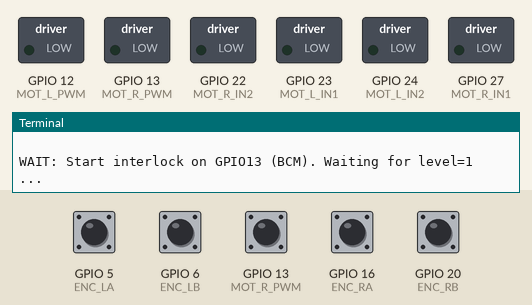
Recording of a program running on a simulated Raspberry Pi (BCM pin numbers). On the bench: switched loads named in the program (green lamp = pin HIGH), the last lines printed to the terminal. The inputs (shaded band) are chosen by the test bench; at power-on: GPIO 5 (ENC_LA), GPIO 6 (ENC_LB), GPIO 16 (ENC_RA), GPIO 20 (ENC_RB) HIGH, GPIO 13 (MOT_R_PWM) LOW. The clock reads 2024-03-15 10:24:30 at power-on unless the program sets it. At 6.5 s the program stops and its outputs stay as they are.

Above: at 5.0 s.
5.1 s: GPIO 13 (MOT_R_PWM) pulled HIGH for 0.15 s
At 5.2 s:
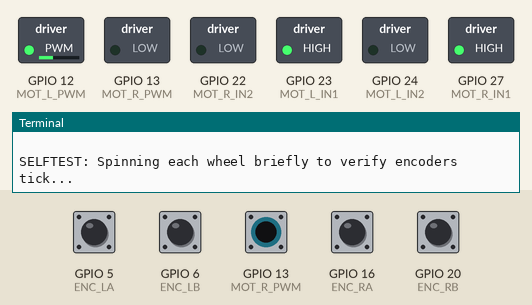
At 7.6 s:
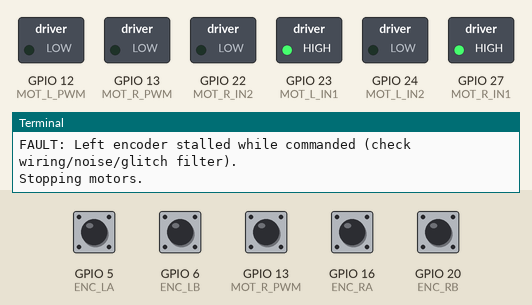
Timing chart, 0 to 8.0 s (numbered marks = the images above; inputs shaded):
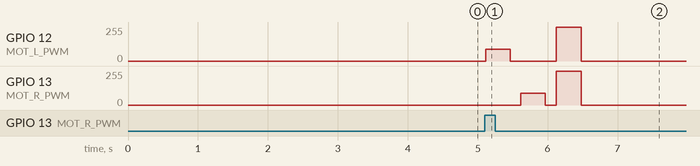

Measured:
- after the input at 5.1 s, GPIO 12 (MOT_L_PWM): 0/255 → 89/255 at once, → 0/255 0.35 s later, → 255/255 0.66 s later, → 0/255 0.36 s later; GPIO 13 (MOT_R_PWM): 0/255 → 89/255 after 0.52 s, → 0/255 0.35 s later, → 255/255 0.15 s later, → 0/255 0.36 s later; GPIO 23 (MOT_L_IN1), GPIO 27 (MOT_R_IN1): LOW → HIGH at once

The program:

diffdrive_blocks.py
```python
#!/usr/bin/env python3
"""
diffdrive_blocks.py
Encoder-only (gyro-independent) differential drive that can:
  - drive fixed blocks: 25cm / 50cm
  - turn in-place: +/- 90 degrees
Includes:
  - robust quadrature decoder (state-table) with invalid-transition rejection
  - per-channel microsecond edge filter (debounce)
  - per-wheel stall watchdog
  - start interlock on GPIO13 (BCM) like your earlier scripts
  - self-test that spins wheels briefly and verifies encoder ticks

IMPORTANT:
You asked "use values from previous files". I cannot see your previous file contents here.
So the CONFIG section below is arranged to be a direct copy/paste from your prior scripts:
  - GPIO pins for motors and encoders
  - wheel geometry and encoder constants
Just replace the CONFIG constants with the same numbers you used in testdrive12-16.

Run:
  python3 diffdrive_blocks.py

Keys:
  - Press Ctrl+C to stop.
"""

import time
import sys
import math
from dataclasses import dataclass

# =========================
# CONFIG (COPY FROM YOUR PREVIOUS FILES)
# =========================

# Start interlock (same as your logs)
INTERLOCK_GPIO = 13  # BCM

# ---- Encoder GPIOs (BCM) ----
# Set these to the SAME pins you used previously.
ENC_LA = 5    # TODO: replace with your left encoder A pin
ENC_LB = 6    # TODO: replace with your left encoder B pin
ENC_RA = 16   # TODO: replace with your right encoder A pin
ENC_RB = 20   # TODO: replace with your right encoder B pin

# ---- Motor driver GPIOs (BCM) ----
# Generic H-bridge: PWM + two direction pins per side.
# Set these to your real pins from earlier scripts.
MOT_L_PWM = 12   # TODO
MOT_L_IN1 = 23   # TODO
MOT_L_IN2 = 24   # TODO

MOT_R_PWM = 13   # TODO (NOTE: don't collide with INTERLOCK_GPIO; change one if needed)
MOT_R_IN1 = 27   # TODO
MOT_R_IN2 = 22   # TODO

PWM_HZ = 20000

# ---- Robot geometry ----
WHEEL_DIAMETER_CM = 6.5   # TODO: copy from your prior files
TRACK_WIDTH_CM    = 13.0  # TODO: wheel center-to-center

# ---- Encoder resolution ----
# ticks_per_rev should be the number of quadrature counts per wheel revolution
# in YOUR software units. If you count every valid transition (x4), use CPR*4.
TICKS_PER_REV = 360  # TODO

# ---- Safety / filtering ----
EDGE_MIN_US = 80     # per-channel minimum edge spacing; start 50-150us
STALL_TIMEOUT_S = 0.35  # if commanded and no ticks for this long -> fault
INVALID_LIMIT = 200     # if too many invalid transitions in a short run -> fault

# ---- Control tuning (simple PI on wheel speed) ----
KP = 0.35
KI = 1.20
I_CLAMP = 0.8

# speed targets in cm/s for "blocks"
DEFAULT_FWD_CM_S = 8.0

# Turn speed target (wheel linear speed in cm/s during in-place turn)
DEFAULT_TURN_WHEEL_CM_S = 6.0

# =========================
# END CONFIG
# =========================


# Try pigpio first (best for callbacks + microsecond timing)
_USE_PIGPIO = False
try:
    import pigpio  # type: ignore
    _USE_PIGPIO = True
except Exception:
    _USE_PIGPIO = False

if not _USE_PIGPIO:
    import RPi.GPIO as GPIO  # type: ignore


def clamp(x, lo, hi):
    return lo if x < lo else hi if x > hi else x


@dataclass
class EncoderStats:
    ticks: int = 0
    invalid: int = 0
    last_us: int = 0
    last_state: int = 0  # 2-bit AB state
    last_tick_time: float = 0.0


class QuadDecoder:
    """
    Robust quadrature decoder using a 4x4 transition table.
    Valid transitions change by 1 bit. Invalid transitions (00->11 etc.) are ignored and counted.
    """
    # state = (A<<1)|B
    # delta table indexed by (old_state<<2)|new_state
    _DELTA = [
        0,  +1,  -1,  0,
        -1,  0,   0, +1,
        +1,  0,   0, -1,
        0,  -1,  +1,  0
    ]

    def __init__(self, name: str, min_us: int):
        self.name = name
        self.min_us = min_us
        self.s = EncoderStats()

    def update(self, a: int, b: int, now_us: int):
        # Edge spacing debounce
        if self.s.last_us and (now_us - self.s.last_us) < self.min_us:
            return  # ignore too-fast edge
        self.s.last_us = now_us

        new_state = ((a & 1) << 1) | (b & 1)
        idx = (self.s.last_state << 2) | new_state
        d = self._DELTA[idx]
        if d == 0 and new_state != self.s.last_state:
            # invalid transition
            self.s.invalid += 1
        else:
            self.s.ticks += d
            self.s.last_tick_time = time.time()

        self.s.last_state = new_state


class MotorDriver:
    """
    Generic dual H-bridge with PWM and IN1/IN2 per side.
    command in [-1, 1]
    """
    def __init__(self):
        if _USE_PIGPIO:
            self.pi = pigpio.pi()
            if not self.pi.connected:
                raise RuntimeError("pigpio daemon not running. Start with: sudo pigpiod")
            for pin in [MOT_L_IN1, MOT_L_IN2, MOT_R_IN1, MOT_R_IN2, MOT_L_PWM, MOT_R_PWM]:
                self.pi.set_mode(pin, pigpio.OUTPUT)
            self.pi.set_PWM_frequency(MOT_L_PWM, PWM_HZ)
            self.pi.set_PWM_frequency(MOT_R_PWM, PWM_HZ)
            self._set_pwm(MOT_L_PWM, 0)
            self._set_pwm(MOT_R_PWM, 0)
        else:
            GPIO.setmode(GPIO.BCM)
            for pin in [MOT_L_IN1, MOT_L_IN2, MOT_R_IN1, MOT_R_IN2, MOT_L_PWM, MOT_R_PWM]:
                GPIO.setup(pin, GPIO.OUT)
            self.pwmL = GPIO.PWM(MOT_L_PWM, PWM_HZ)
            self.pwmR = GPIO.PWM(MOT_R_PWM, PWM_HZ)
            self.pwmL.start(0)
            self.pwmR.start(0)

    def _set_dir(self, in1, in2, fwd: bool):
        if _USE_PIGPIO:
            self.pi.write(in1, 1 if fwd else 0)
            self.pi.write(in2, 0 if fwd else 1)
        else:
            GPIO.output(in1, GPIO.HIGH if fwd else GPIO.LOW)
            GPIO.output(in2, GPIO.LOW if fwd else GPIO.HIGH)

    def _set_pwm(self, pin, duty_0_255: int):
        self.pi.set_PWM_dutycycle(pin, duty_0_255)

    def set(self, uL: float, uR: float):
        uL = clamp(uL, -1.0, 1.0)
        uR = clamp(uR, -1.0, 1.0)

        self._set_dir(MOT_L_IN1, MOT_L_IN2, fwd=(uL >= 0))
        self._set_dir(MOT_R_IN1, MOT_R_IN2, fwd=(uR >= 0))

        dL = int(abs(uL) * 255)
        dR = int(abs(uR) * 255)

        if _USE_PIGPIO:
            self._set_pwm(MOT_L_PWM, dL)
            self._set_pwm(MOT_R_PWM, dR)
        else:
            self.pwmL.ChangeDutyCycle(abs(uL) * 100.0)
            self.pwmR.ChangeDutyCycle(abs(uR) * 100.0)

    def stop(self):
        self.set(0.0, 0.0)

    def close(self):
        self.stop()
        if _USE_PIGPIO:
            self.pi.stop()
        else:
            self.pwmL.stop()
            self.pwmR.stop()
            GPIO.cleanup()


class EncoderIO:
    """
    Sets up callbacks for both encoders and provides tick snapshots.
    """
    def __init__(self, left: QuadDecoder, right: QuadDecoder):
        self.left = left
        self.right = right

        if _USE_PIGPIO:
            self.pi = pigpio.pi()
            if not self.pi.connected:
                raise RuntimeError("pigpio daemon not running. Start with: sudo pigpiod")
            for pin in [ENC_LA, ENC_LB, ENC_RA, ENC_RB]:
                self.pi.set_mode(pin, pigpio.INPUT)
                # prefer external pullups; internal can be enabled as a fallback:
                self.pi.set_pull_up_down(pin, pigpio.PUD_UP)
            # initialize states
            self.left.s.last_state  = ((self.pi.read(ENC_LA) << 1) | self.pi.read(ENC_LB))
            self.right.s.last_state = ((self.pi.read(ENC_RA) << 1) | self.pi.read(ENC_RB))

            # register callbacks on BOTH pins
            self.cb_la = self.pi.callback(ENC_LA, pigpio.EITHER_EDGE, self._cb_left)
            self.cb_lb = self.pi.callback(ENC_LB, pigpio.EITHER_EDGE, self._cb_left)
            self.cb_ra = self.pi.callback(ENC_RA, pigpio.EITHER_EDGE, self._cb_right)
            self.cb_rb = self.pi.callback(ENC_RB, pigpio.EITHER_EDGE, self._cb_right)
        else:
            GPIO.setmode(GPIO.BCM)
            for pin in [ENC_LA, ENC_LB, ENC_RA, ENC_RB]:
                GPIO.setup(pin, GPIO.IN, pull_up_down=GPIO.PUD_UP)
            self.left.s.last_state  = ((GPIO.input(ENC_LA) << 1) | GPIO.input(ENC_LB))
            self.right.s.last_state = ((GPIO.input(ENC_RA) << 1) | GPIO.input(ENC_RB))

            GPIO.add_event_detect(ENC_LA, GPIO.BOTH, callback=self._cb_left_gpio)
            GPIO.add_event_detect(ENC_LB, GPIO.BOTH, callback=self._cb_left_gpio)
            GPIO.add_event_detect(ENC_RA, GPIO.BOTH, callback=self._cb_right_gpio)
            GPIO.add_event_detect(ENC_RB, GPIO.BOTH, callback=self._cb_right_gpio)

    def _cb_left(self, gpio, level, tick):
        a = self.pi.read(ENC_LA)
        b = self.pi.read(ENC_LB)
        self.left.update(a, b, tick)

    def _cb_right(self, gpio, level, tick):
        a = self.pi.read(ENC_RA)
        b = self.pi.read(ENC_RB)
        self.right.update(a, b, tick)

    def _cb_left_gpio(self, channel):
        now_us = int(time.time() * 1e6)
        a = GPIO.input(ENC_LA)
        b = GPIO.input(ENC_LB)
        self.left.update(a, b, now_us)

    def _cb_right_gpio(self, channel):
        now_us = int(time.time() * 1e6)
        a = GPIO.input(ENC_RA)
        b = GPIO.input(ENC_RB)
        self.right.update(a, b, now_us)

    def close(self):
        if _USE_PIGPIO:
            self.cb_la.cancel(); self.cb_lb.cancel()
            self.cb_ra.cancel(); self.cb_rb.cancel()
            self.pi.stop()
        else:
            GPIO.cleanup()


class DiffDrive:
    def __init__(self):
        self.encL = QuadDecoder("L", EDGE_MIN_US)
        self.encR = QuadDecoder("R", EDGE_MIN_US)
        self.encio = EncoderIO(self.encL, self.encR)
        self.mot = MotorDriver()

        self.ticks_per_cm = TICKS_PER_REV / (math.pi * WHEEL_DIAMETER_CM)

        self.iL = 0.0
        self.iR = 0.0
        self.last_ctrl = time.time()

        self.last_ticks_L = 0
        self.last_ticks_R = 0
        self.last_time = time.time()

    def wait_interlock(self):
        print(f"WAIT: Start interlock on GPIO{INTERLOCK_GPIO} (BCM). Waiting for level=1 ...")
        if _USE_PIGPIO:
            pi = pigpio.pi()
            pi.set_mode(INTERLOCK_GPIO, pigpio.INPUT)
            pi.set_pull_up_down(INTERLOCK_GPIO, pigpio.PUD_DOWN)
            while pi.read(INTERLOCK_GPIO) == 0:
                time.sleep(0.02)
            pi.stop()
        else:
            GPIO.setmode(GPIO.BCM)
            GPIO.setup(INTERLOCK_GPIO, GPIO.IN, pull_up_down=GPIO.PUD_DOWN)
            while GPIO.input(INTERLOCK_GPIO) == 0:
                time.sleep(0.02)
        print("START signal detected. Robot enabled.\n")

    def _ticks_snapshot(self):
        return self.encL.s.ticks, self.encR.s.ticks, self.encL.s.invalid, self.encR.s.invalid

    def _ticks_to_cm(self, ticks):
        return ticks / self.ticks_per_cm

    def _wheel_speed_ticks_s(self, ticks_now, ticks_prev, dt):
        return (ticks_now - ticks_prev) / dt if dt > 1e-6 else 0.0

    def _pi_speed_control(self, sp_ticks_s_L, sp_ticks_s_R, dt):
        # measured
        tL, tR, invL, invR = self._ticks_snapshot()
        vL = self._wheel_speed_ticks_s(tL, self.last_ticks_L, dt)
        vR = self._wheel_speed_ticks_s(tR, self.last_ticks_R, dt)
        self.last_ticks_L, self.last_ticks_R = tL, tR

        # PI
        eL = sp_ticks_s_L - vL
        eR = sp_ticks_s_R - vR
        self.iL = clamp(self.iL + eL * dt, -I_CLAMP, I_CLAMP)
        self.iR = clamp(self.iR + eR * dt, -I_CLAMP, I_CLAMP)

        uL = KP * eL + KI * self.iL
        uR = KP * eR + KI * self.iR

        # normalize to [-1,1] conservatively
        uL = clamp(uL, -1.0, 1.0)
        uR = clamp(uR, -1.0, 1.0)

        return uL, uR, vL, vR, invL, invR

    def _watchdogs(self, uL, uR):
        now = time.time()
        # stall watchdog: if commanded significantly and no tick for too long
        if abs(uL) > 0.2 and (now - self.encL.s.last_tick_time) > STALL_TIMEOUT_S:
            raise RuntimeError("FAULT: Left encoder stalled while commanded (check wiring/noise/glitch filter).")
        if abs(uR) > 0.2 and (now - self.encR.s.last_tick_time) > STALL_TIMEOUT_S:
            raise RuntimeError("FAULT: Right encoder stalled while commanded (check wiring/noise/glitch filter).")

        # invalid transition watchdog (noise)
        if self.encL.s.invalid > INVALID_LIMIT or self.encR.s.invalid > INVALID_LIMIT:
            raise RuntimeError("FAULT: Too many invalid quadrature transitions (noise).")

    def selftest(self):
        print("SELFTEST: Spinning each wheel briefly to verify encoders tick...")
        # snapshot
        tL0, tR0, _, _ = self._ticks_snapshot()

        # spin left only
        self.mot.set(0.35, 0.0)
        time.sleep(0.35)
        self.mot.stop()
        time.sleep(0.15)
        tL1, tR1, _, _ = self._ticks_snapshot()

        # spin right only
        self.mot.set(0.0, 0.35)
        time.sleep(0.35)
        self.mot.stop()
        time.sleep(0.15)
        tL2, tR2, _, _ = self._ticks_snapshot()

        dL = tL1 - tL0
        dR = tR2 - tR1

        ok = True
        if abs(dL) < 3:
            ok = False
            print(f"  FAIL: Left encoder barely moved (Δ={dL}).")
            print("        -> Lower EDGE_MIN_US, add pullups/buffering, check A/B/GND, route away from motors.")
        if abs(dR) < 3:
            ok = False
            print(f"  FAIL: Right encoder barely moved (Δ={dR}).")
            print("        -> Lower EDGE_MIN_US, add pullups/buffering, check A/B/GND, route away from motors.")
        print("SELFTEST complete.\n")
        return ok

    def drive_cm(self, dist_cm: float, speed_cm_s: float = DEFAULT_FWD_CM_S):
        # distance target in ticks (average of wheels)
        target_ticks = int(dist_cm * self.ticks_per_cm)
        tL0, tR0, _, _ = self._ticks_snapshot()
        start = time.time()
        self.last_ticks_L, self.last_ticks_R = tL0, tR0
        self.encL.s.last_tick_time = time.time()
        self.encR.s.last_tick_time = time.time()

        # convert speed to ticks/s
        sp = speed_cm_s * self.ticks_per_cm

        print(f"DRIVE: {dist_cm:.1f} cm target at {speed_cm_s:.1f} cm/s (target_ticks≈{target_ticks})")
        while True:
            now = time.time()
            dt = now - self.last_time
            self.last_time = now

            tL, tR, invL, invR = self._ticks_snapshot()
            dL = tL - tL0
            dR = tR - tR0
            prog = int((dL + dR) / 2)

            # simple taper near target
            remaining = target_ticks - prog
            if remaining <= 0:
                break
            taper = clamp(remaining / (0.25 * target_ticks + 1), 0.2, 1.0)
            sp_now = sp * taper

            uL, uR, vL, vR, invL, invR = self._pi_speed_control(sp_now, sp_now, dt)
            self._watchdogs(uL, uR)
            self.mot.set(uL, uR)

            if int((now - start) * 10) % 5 == 0:  # occasional print
                cm_prog = self._ticks_to_cm(prog)
                print(f"  prog={cm_prog:6.1f}cm | ticks L={dL:+6d} R={dR:+6d} | vL={vL:+7.1f} vR={vR:+7.1f} | inv L={invL} R={invR} | uL={uL:+.2f} uR={uR:+.2f}")

            time.sleep(0.02)

        self.mot.stop()
        print("DRIVE done.\n")

    def turn_deg(self, deg: float, wheel_cm_s: float = DEFAULT_TURN_WHEEL_CM_S):
        """
        In-place turn using encoder-only geometry:
          wheel travel per rad = (TRACK_WIDTH/2)
          target_wheel_cm = (TRACK_WIDTH/2) * theta_rad
        Left forward, right backward for +deg (CCW), reverse for -deg.
        """
        theta = math.radians(deg)
        target_wheel_cm = (TRACK_WIDTH_CM / 2.0) * abs(theta)
        target_ticks = int(target_wheel_cm * self.ticks_per_cm)

        tL0, tR0, _, _ = self._ticks_snapshot()
        self.last_ticks_L, self.last_ticks_R = tL0, tR0
        self.encL.s.last_tick_time = time.time()
        self.encR.s.last_tick_time = time.time()

        sp = wheel_cm_s * self.ticks_per_cm
        # direction
        sgn = 1.0 if deg >= 0 else -1.0

        print(f"TURN: {deg:+.1f} deg target (wheel_cm≈{target_wheel_cm:.2f}, ticks≈{target_ticks})")
        start = time.time()
        while True:
            now = time.time()
            dt = now - self.last_time
            self.last_time = now

            tL, tR, invL, invR = self._ticks_snapshot()
            dL = tL - tL0
            dR = tR - tR0

            # progress is average absolute wheel ticks (since one side reverses)
            prog = int((abs(dL) + abs(dR)) / 2)
            remaining = target_ticks - prog
            if remaining <= 0:
                break
            taper = clamp(remaining / (0.25 * target_ticks + 1), 0.2, 1.0)
            sp_now = sp * taper

            # left and right setpoints opposite
            uL, uR, vL, vR, invL, invR = self._pi_speed_control(sgn * sp_now, -sgn * sp_now, dt)
            self._watchdogs(uL, uR)
            self.mot.set(uL, uR)

            if int((now - start) * 10) % 5 == 0:
                print(f"  prog≈{self._ticks_to_cm(prog):5.1f}cm-wheel | dL={dL:+6d} dR={dR:+6d} | inv L={invL} R={invR} | uL={uL:+.2f} uR={uR:+.2f}")

            time.sleep(0.02)

        self.mot.stop()
        print("TURN done.\n")

    def close(self):
        self.mot.close()
        try:
            self.encio.close()
        except Exception:
            pass


def main():
    print("DiffDrive: Encoder-only blocks + 90° turns (gyro-independent).")
    if _USE_PIGPIO:
        print("Using pigpio callbacks (recommended).")
    else:
        print("Using RPi.GPIO events (works, but pigpio is more robust).")
    print("")

    dd = DiffDrive()
    try:
        dd.wait_interlock()
        dd.selftest()

        # Demo sequence: 25cm forward, right 90, 25cm forward, left 90, 50cm forward
        dd.drive_cm(25.0)
        dd.turn_deg(-90.0)
        dd.drive_cm(25.0)
        dd.turn_deg(+90.0)
        dd.drive_cm(50.0)

        print("Done.")
    except KeyboardInterrupt:
        print("\nCtrl+C: stopping.")
    except Exception as e:
        print(f"\n{e}\nStopping motors.")
    finally:
        try:
            dd.mot.stop()
        except Exception:
            pass
        dd.close()


if __name__ == "__main__":
    main()
```
